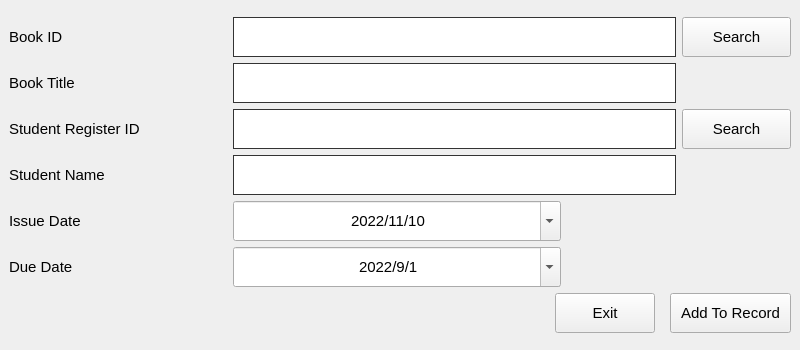
<?xml version="1.0" encoding="UTF-8"?>
<ui version="4.0">
 <class>borrowNew</class>
 <widget class="QMainWindow" name="borrowNew">
  <property name="geometry">
   <rect>
    <x>0</x>
    <y>0</y>
    <width>800</width>
    <height>350</height>
   </rect>
  </property>
  <property name="minimumSize">
   <size>
    <width>800</width>
    <height>0</height>
   </size>
  </property>
  <property name="windowTitle">
   <string>Issue Books</string>
  </property>
  <widget class="QWidget" name="centralwidget">
   <layout class="QVBoxLayout" name="verticalLayout_2">
    <item>
     <layout class="QVBoxLayout" name="verticalLayout">
      <item>
       <layout class="QGridLayout" name="gridLayout">
        <item row="1" column="0" colspan="2">
         <widget class="QLabel" name="label_2">
          <property name="styleSheet">
           <string notr="true">font-size:15px;</string>
          </property>
          <property name="text">
           <string>Book Title</string>
          </property>
          <property name="buddy">
           <cstring>BookTitle</cstring>
          </property>
         </widget>
        </item>
        <item row="2" column="0" colspan="2">
         <widget class="QLabel" name="label_3">
          <property name="styleSheet">
           <string notr="true">font-size:15px;</string>
          </property>
          <property name="text">
           <string>Student Register ID</string>
          </property>
          <property name="buddy">
           <cstring>StudentId</cstring>
          </property>
         </widget>
        </item>
        <item row="4" column="0" colspan="2">
         <widget class="QLabel" name="label_5">
          <property name="styleSheet">
           <string notr="true">font-size:15px;</string>
          </property>
          <property name="text">
           <string>Issue Date</string>
          </property>
          <property name="buddy">
           <cstring>BorrowDate</cstring>
          </property>
         </widget>
        </item>
        <item row="0" column="0" colspan="2">
         <widget class="QLabel" name="label">
          <property name="styleSheet">
           <string notr="true">font-size:15px;</string>
          </property>
          <property name="text">
           <string>Book ID</string>
          </property>
          <property name="buddy">
           <cstring>BookId</cstring>
          </property>
         </widget>
        </item>
        <item row="5" column="2" colspan="3">
         <widget class="QDateEdit" name="ReturnDate">
          <property name="minimumSize">
           <size>
            <width>0</width>
            <height>40</height>
           </size>
          </property>
          <property name="autoFillBackground">
           <bool>false</bool>
          </property>
          <property name="styleSheet">
           <string notr="true">outline:none;
padding:7px 15px;
font-size:15px;</string>
          </property>
          <property name="wrapping">
           <bool>false</bool>
          </property>
          <property name="alignment">
           <set>Qt::AlignCenter</set>
          </property>
          <property name="dateTime">
           <datetime>
            <hour>0</hour>
            <minute>0</minute>
            <second>0</second>
            <year>2022</year>
            <month>9</month>
            <day>1</day>
           </datetime>
          </property>
          <property name="currentSection">
           <enum>QDateTimeEdit::YearSection</enum>
          </property>
          <property name="displayFormat">
           <string>yyyy/M/d</string>
          </property>
          <property name="calendarPopup">
           <bool>true</bool>
          </property>
          <property name="date">
           <date>
            <year>2022</year>
            <month>9</month>
            <day>1</day>
           </date>
          </property>
         </widget>
        </item>
        <item row="5" column="0" colspan="2">
         <widget class="QLabel" name="label_6">
          <property name="styleSheet">
           <string notr="true">font-size:15px;</string>
          </property>
          <property name="text">
           <string>Due Date</string>
          </property>
          <property name="buddy">
           <cstring>ReturnDate</cstring>
          </property>
         </widget>
        </item>
        <item row="0" column="2" colspan="4">
         <widget class="QLineEdit" name="BookId">
          <property name="minimumSize">
           <size>
            <width>0</width>
            <height>40</height>
           </size>
          </property>
          <property name="styleSheet">
           <string notr="true">outline:none;
border:0.5px solid #333;
padding:7px 15px;
font-size:15px;</string>
          </property>
          <property name="text">
           <string/>
          </property>
         </widget>
        </item>
        <item row="1" column="2" colspan="4">
         <widget class="QLineEdit" name="BookTitle">
          <property name="minimumSize">
           <size>
            <width>0</width>
            <height>40</height>
           </size>
          </property>
          <property name="styleSheet">
           <string notr="true">outline:none;
border:0.5px solid #333;
padding:7px 15px;
font-size:15px;</string>
          </property>
         </widget>
        </item>
        <item row="4" column="2" colspan="3">
         <widget class="QDateEdit" name="BorrowDate">
          <property name="minimumSize">
           <size>
            <width>0</width>
            <height>40</height>
           </size>
          </property>
          <property name="font">
           <font>
            <pointsize>-1</pointsize>
            <stylestrategy>PreferDefault</stylestrategy>
           </font>
          </property>
          <property name="styleSheet">
           <string notr="true">outline:none;
padding:7px 15px;
font-size:15px;</string>
          </property>
          <property name="alignment">
           <set>Qt::AlignCenter</set>
          </property>
          <property name="accelerated">
           <bool>false</bool>
          </property>
          <property name="showGroupSeparator" stdset="0">
           <bool>false</bool>
          </property>
          <property name="dateTime">
           <datetime>
            <hour>0</hour>
            <minute>0</minute>
            <second>0</second>
            <year>2022</year>
            <month>11</month>
            <day>10</day>
           </datetime>
          </property>
          <property name="displayFormat">
           <string>yyyy/M/d</string>
          </property>
          <property name="calendarPopup">
           <bool>true</bool>
          </property>
          <property name="date">
           <date>
            <year>2022</year>
            <month>11</month>
            <day>10</day>
           </date>
          </property>
         </widget>
        </item>
        <item row="3" column="0" colspan="2">
         <widget class="QLabel" name="label_4">
          <property name="styleSheet">
           <string notr="true">font-size:15px;</string>
          </property>
          <property name="text">
           <string>Student Name</string>
          </property>
          <property name="buddy">
           <cstring>StudentName</cstring>
          </property>
         </widget>
        </item>
        <item row="2" column="2" colspan="4">
         <widget class="QLineEdit" name="StudentId">
          <property name="minimumSize">
           <size>
            <width>0</width>
            <height>40</height>
           </size>
          </property>
          <property name="styleSheet">
           <string notr="true">outline:none;
border:0.5px solid #333;
padding:7px 15px;
font-size:15px;</string>
          </property>
         </widget>
        </item>
        <item row="3" column="2" colspan="4">
         <widget class="QLineEdit" name="StudentName">
          <property name="minimumSize">
           <size>
            <width>0</width>
            <height>40</height>
           </size>
          </property>
          <property name="styleSheet">
           <string notr="true">outline:none;
border:0.5px solid #333;
padding:7px 15px;
font-size:15px;</string>
          </property>
         </widget>
        </item>
        <item row="2" column="6">
         <widget class="QPushButton" name="StudentIdSearch">
          <property name="minimumSize">
           <size>
            <width>0</width>
            <height>40</height>
           </size>
          </property>
          <property name="styleSheet">
           <string notr="true">padding:0 10px;
font-size:15px;</string>
          </property>
          <property name="text">
           <string>Search</string>
          </property>
         </widget>
        </item>
        <item row="0" column="6">
         <widget class="QPushButton" name="bookIdSearch">
          <property name="minimumSize">
           <size>
            <width>0</width>
            <height>40</height>
           </size>
          </property>
          <property name="styleSheet">
           <string notr="true">padding:0 10px;
font-size:15px;</string>
          </property>
          <property name="text">
           <string>Search</string>
          </property>
         </widget>
        </item>
       </layout>
      </item>
      <item>
       <layout class="QHBoxLayout" name="horizontalLayout_7">
        <property name="spacing">
         <number>15</number>
        </property>
        <item>
         <spacer name="horizontalSpacer">
          <property name="orientation">
           <enum>Qt::Horizontal</enum>
          </property>
          <property name="sizeHint" stdset="0">
           <size>
            <width>40</width>
            <height>20</height>
           </size>
          </property>
         </spacer>
        </item>
        <item>
         <widget class="QPushButton" name="Exit">
          <property name="minimumSize">
           <size>
            <width>100</width>
            <height>40</height>
           </size>
          </property>
          <property name="styleSheet">
           <string notr="true">padding:0 10px;
font-size:15px;</string>
          </property>
          <property name="text">
           <string>Exit</string>
          </property>
         </widget>
        </item>
        <item>
         <widget class="QPushButton" name="AddToRecord">
          <property name="minimumSize">
           <size>
            <width>0</width>
            <height>40</height>
           </size>
          </property>
          <property name="styleSheet">
           <string notr="true">padding:0 10px;
font-size:15px;</string>
          </property>
          <property name="text">
           <string>Add To Record</string>
          </property>
         </widget>
        </item>
       </layout>
      </item>
     </layout>
    </item>
   </layout>
  </widget>
 </widget>
 <tabstops>
  <tabstop>BookId</tabstop>
  <tabstop>bookIdSearch</tabstop>
  <tabstop>BookTitle</tabstop>
  <tabstop>StudentId</tabstop>
  <tabstop>StudentIdSearch</tabstop>
  <tabstop>StudentName</tabstop>
  <tabstop>BorrowDate</tabstop>
  <tabstop>ReturnDate</tabstop>
  <tabstop>AddToRecord</tabstop>
  <tabstop>Exit</tabstop>
 </tabstops>
 <resources/>
 <connections/>
</ui>
